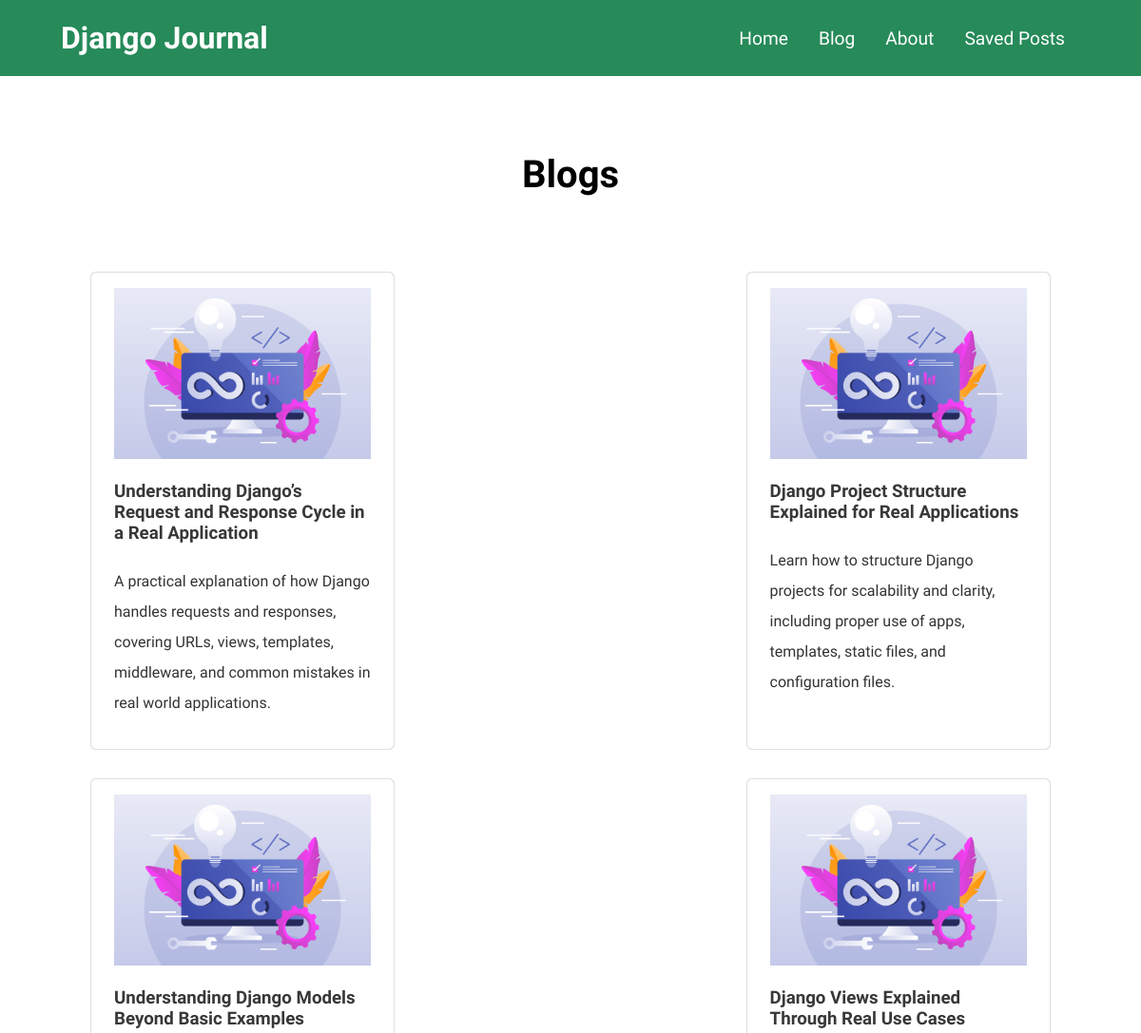
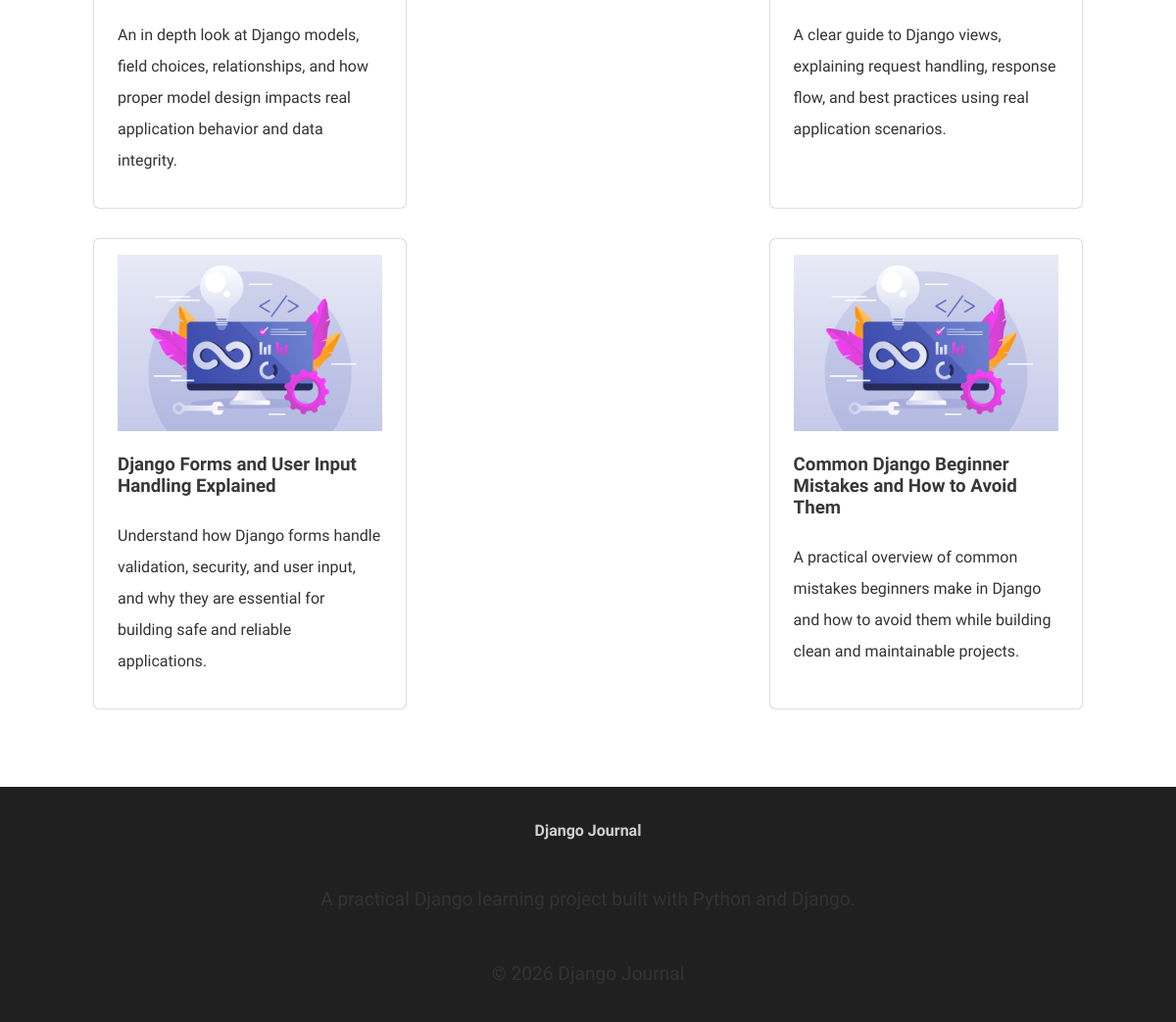
Page /blog on the committed database (2 pictures, top to bottom).
### blog/models.py (models this page shows, shortened)
class Post(models.Model):
    title = models.CharField(max_length=200)
    author = models.ForeignKey(Author, on_delete=models.SET_NULL, null=True)
    date = models.DateField(auto_now=True)
    slug = models.SlugField(unique=True, db_index=True)
    excerpt = models.CharField(max_length=200)
    content = models.TextField(validators=[MinLengthValidator(10)])
    image = models.ImageField(upload_to="images/", default="images/7090544.jpg")
    tags = models.ManyToManyField(Tag)

### blog/views.py (the view)
# urls.py: path("blog", views.BlogsView.as_view(), name="blog-page"),
class BlogsView(ListView):
    model = Post
    template_name = "blog/blog.html"
    context_object_name = "blogs"
    ordering = ["-date"]

### blog/templates/blog/blog.html (shortened to what this page needs)
{% extends "base.html" %}
{% load static %}
{% block css_files %}
    <link rel="stylesheet" href="{% static 'blog/styles.css' %}">
    <link rel="stylesheet" href="{% static 'blog/header.css' %}">
    <link rel="stylesheet" href="{% static 'blog/footer.css' %}">
{% endblock %}
{% block content %}
    {% include "./includes/header.html" %}
    <h1 class="text-center heading-1 mt-5 mb-5">Blogs</h1>
    <section class="m-around-6 mb-5">
        <div class="card-container">
            {% for blog_data in  blogs %}
                <a href="{%url 'blog-detail' blog_data.slug %}">
                    <div class="img-container">
                        <img src="{{ blog_data.image.url }}" alt="{{ blog_data.title }}" >
                    </div>
                    <h3>{{ blog_data.title }}</h3>
                    <p>{{ blog_data.excerpt }}</p>
                </a>
            {% endfor %}
        </div>
    </section>
    {% include "./includes/footer.html" %}
{% endblock %}

### static/styles.css (style rules this page uses)
:root { --primary-color: #268A59; --accent-color: #8A2658; --text-color: #333333; }
html { font-family: "Google Sans", sans-serif; scroll-behavior: smooth; }
body { margin: 0; }
.text-center { text-align: center; }
.heading-1 { font-size: 2.5rem; }
.mt-5 { margin-top: 5rem; }
.mb-5 { margin-bottom: 5rem; }
.m-around-6 { margin-left: 6rem; margin-right: 6rem; }
p { color: var(--text-color); font-size: 1.2rem; margin-top: 1.5rem; line-height: 2rem; }

### blog/static/blog/styles.css (style rules this page uses)
:root { --primary-color: #268A59; --accent-color: #8A2658; --text-color: #333333; --primary-text-color: #383838; }
.card-container { display: flex; justify-content: space-between; margin: 0; gap: 2rem; flex-wrap: wrap; }
.card-container .img-container { text-align: center; }
.card-container .img-container img { width: 100%; }
.card-container a { flex: 0 0 calc(30% - 2rem); text-decoration: none; color: var(--text-color); border-radius: 5px; box-shadow: 0px 0px 2px #898989; transition: all .2s ease; text-align: left; padding: 1rem 1.5rem; }
.card-container a h3 { color: var(--primary-text-color); }
.card-container a p { font-size: 1rem; }

### blog/static/blog/header.css (style rules this page uses)
:root { --primary-color: #268A59; --accent-color: #8A2658; --text-color: #333333; }

### rows in the picture
Post: image (picture), title "Understanding Django’s Request and Response Cycle in a Real Application", excerpt "A practical explanation of how Django handles requests and responses, covering URLs, views, templates, middleware, and common mistakes in real world applications."
Post: image (picture), title "Django Project Structure Explained for Real Applications", excerpt "Learn how to structure Django projects for scalability and clarity, including proper use of apps, templates, static files, and configuration files."
Post: image (picture), title "Understanding Django Models Beyond Basic Examples", excerpt "An in depth look at Django models, field choices, relationships, and how proper model design impacts real application behavior and data integrity."
Post: image (picture), title "Django Views Explained Through Real Use Cases", excerpt "A clear guide to Django views, explaining request handling, response flow, and best practices using real application scenarios."
Post: image (picture), title "Django Forms and User Input Handling Explained", excerpt "Understand how Django forms handle validation, security, and user input, and why they are essential for building safe and reliable applications."
Post: image (picture), title "Common Django Beginner Mistakes and How to Avoid Them", excerpt "A practical overview of common mistakes beginners make in Django and how to avoid them while building clean and maintainable projects."
